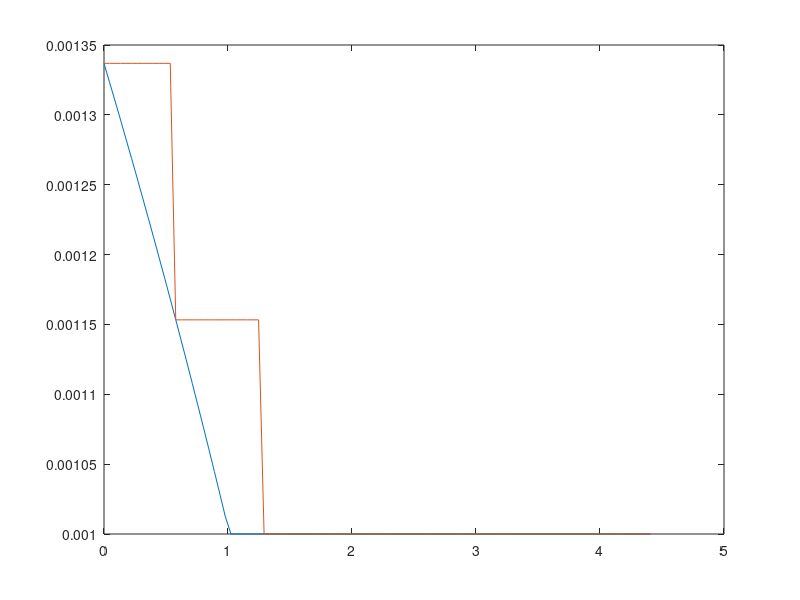
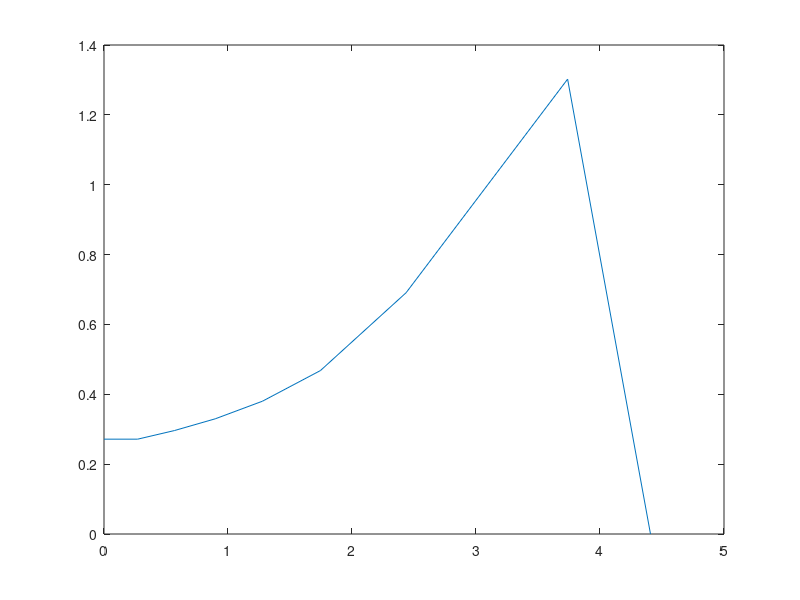

The MATLAB source for these figures, in order:
% Housekeeping
clear
clc

% Load structs
load('tail.mat')
load('liftSurfGeom.mat','HT')
geometry = HT;
upper = HTskin;
rib = HTrib;
rib.distL = [rib.distL, [geometry.span/2-geometry.TEfus; 0]];
distL   = rib.distL(:,[1,3,5,7,end]);
upper.distT(2,upper.distT(1,:)>1) = 0.001;
% p = polyfit(upper.distT(1,:),upper.distT(2,:),6);
% upper.distT(2,:) = polyval(p,upper.distT(1,:));
uT      = upper.distT(2,:);
% lT      = lower.distT(2,:);
for i = 1:length(distL)-1
    i1          = (upper.distT(1,:) >= distL(1,i));
    i2          = (upper.distT(1,:) <= distL(1,i+1));
    index       = i1 == i2;
    uT(index)   = max(upper.distT(2,index));
%     lT(index)   = max(lower.distT(2,index));
end

% Skin process
% Upper
figure()
plot(upper.distT(1,:),upper.distT(2,:))
hold on
plot(upper.distT(1,:),uT)

% % Lower
% figure()
% plot(lower.distT(1,:),lower.distT(2,:))
% hold on
% plot(lower.distT(1,:),lT)

% Rib spacing
figure()
plot(rib.distL(1,:),rib.distL(2,:))

save('MoKapGetsPegged.mat','upper','uT')